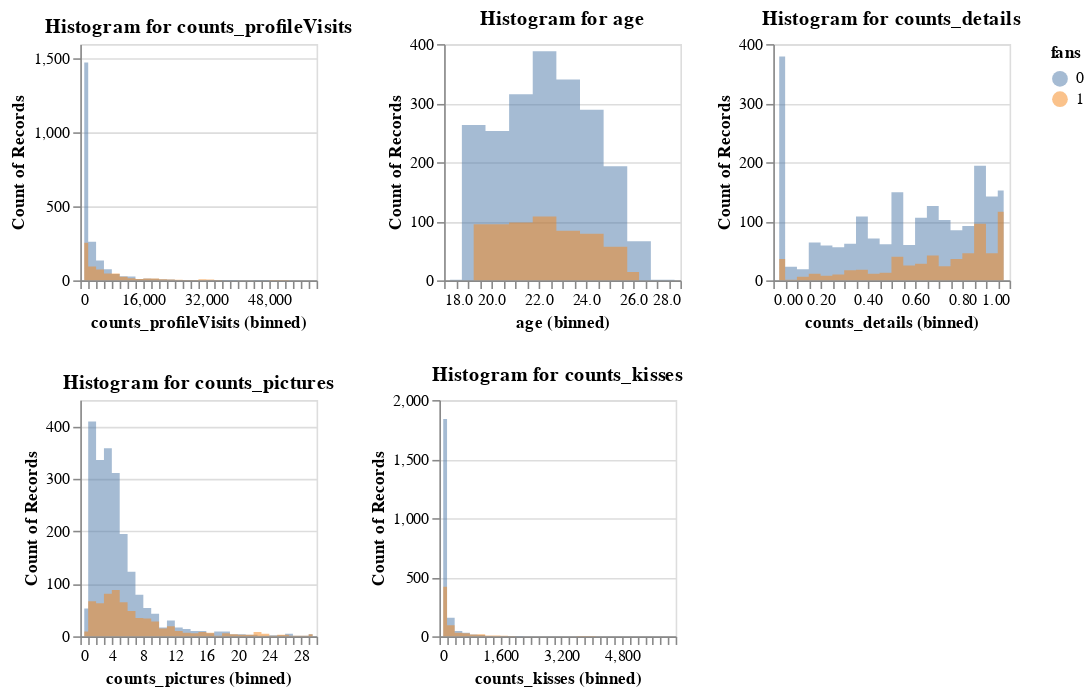

Source (notebook cell):
### Markdown cell above
In der deskriptive Statistik fällt bezüglich der Variable "Alter" (age) auf, dass die Profile mit und ohne Fans nur geringfügige Unterschiede aufweisen. Das deutet auf eine schwache Beziehung zwischen Alter und Fans hin. 

Ein anderes Bild ergibt sich bei den Variablen "Profilbesuche" (counts_profileVisits), "Detailansichten" (counts_details) und "Küsse" (counts_kisses). Hier ist die Verteilung der Daten unterschiedlich zwischen den beiden Gruppen von Profilen. Diese U Variablen können potenziell als Vorhersagevariablen in Betracht gezogen werden, um die Wahrscheinlichkeit von Profilen mit Fans gegenüber Profilen ohne Fans zu erklären. Eine ähnliche, wenn auch weniger ausgeprägte, Verteilung zeigt "Anzahl der Bilder" (counts_pictures).

Insgesamt zeigen diese Beobachtungen, dass insbesondere die Anzahl der Profilbesuche, Detailansichten, Küsse und Bilder, potenziell Einfluss auf die Präsenz von Fans haben könnten

### Code cell
charts = []
for column in selected_columns:
    chart = alt.Chart(df_train_lor).mark_area(
        opacity=0.5,
        interpolate='step'
    ).encode(
        alt.X(column, bin=alt.Bin(maxbins=40)),
        alt.Y('count()', stack=None),
        alt.Color('fans:N'),
    ).properties(width=150, height=150, title=f'Histogram for {column}')

    charts.append(chart)

alt.vconcat(*[alt.hconcat(*charts[i:i+3]) for i in range(0, len(charts), 3)])

### Figure 1 — Vega-Lite specification as saved in the notebook (floating-point values rounded to 4 significant figures; data arrays with more than 128 entries replaced by an {"elided": "..."} marker saying what was removed)
{"config": {"view": {"continuousWidth": 300, "continuousHeight": 300}}, "vconcat": [{"hconcat": [{"mark": {"type": "area", "interpolate": "step", "opacity": 0.5}, "encoding": {"color": {"field": "fans", "type": "nominal"}, "x": {"bin": {"maxbins": 40}, "field": "counts_profileVisits", "type": "quantitative"}, "y": {"aggregate": "count", "stack": null, "type": "quantitative"}}, "height": 150, "title": "Histogram for counts_profileVisits", "width": 150}, {"mark": {"type": "area", "interpolate": "step", "opacity": 0.5}, "encoding": {"color": {"field": "fans", "type": "nominal"}, "x": {"bin": {"maxbins": 40}, "field": "age", "type": "quantitative"}, "y": {"aggregate": "count", "stack": null, "type": "quantitative"}}, "height": 150, "title": "Histogram for age", "width": 150}, {"mark": {"type": "area", "interpolate": "step", "opacity": 0.5}, "encoding": {"color": {"field": "fans", "type": "nominal"}, "x": {"bin": {"maxbins": 40}, "field": "counts_details", "type": "quantitative"}, "y": {"aggregate": "count", "stack": null, "type": "quantitative"}}, "height": 150, "title": "Histogram for counts_details", "width": 150}]}, {"hconcat": [{"mark": {"type": "area", "interpolate": "step", "opacity": 0.5}, "encoding": {"color": {"field": "fans", "type": "nominal"}, "x": {"bin": {"maxbins": 40}, "field": "counts_pictures", "type": "quantitative"}, "y": {"aggregate": "count", "stack": null, "type": "quantitative"}}, "height": 150, "title": "Histogram for counts_pictures", "width": 150}, {"mark": {"type": "area", "interpolate": "step", "opacity": 0.5}, "encoding": {"color": {"field": "fans", "type": "nominal"}, "x": {"bin": {"maxbins": 40}, "field": "counts_kisses", "type": "quantitative"}, "y": {"aggregate": "count", "stack": null, "type": "quantitative"}}, "height": 150, "title": "Histogram for counts_kisses", "width": 150}]}], "data": {"name": "data-c9c848c3e4239dd69bea9bc4857cabb5"}, "$schema": "https://vega.github.io/schema/vega-lite/v5.8.0.json", "datasets": {"data-c9c848c3e4239dd69bea9bc4857cabb5": {"elided": "2740 records"}}}
